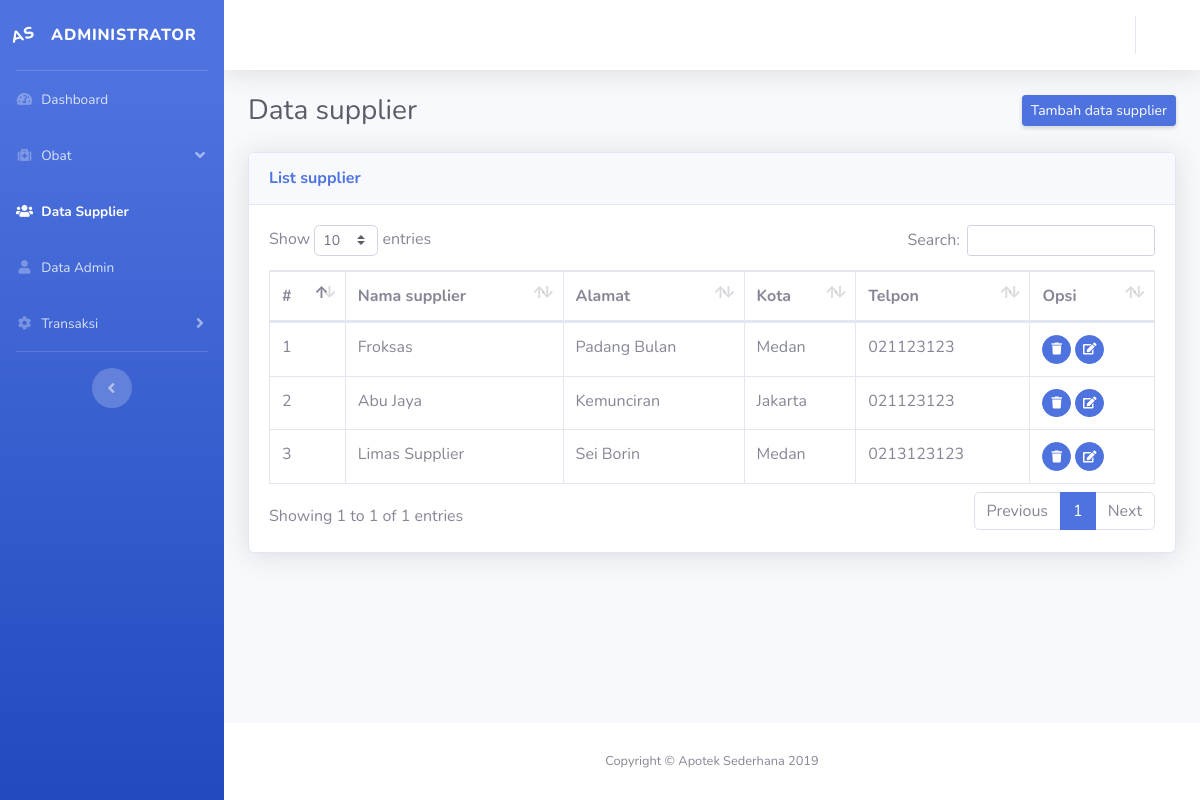
Page /index.php/supplier on the committed database.
### tables this page shows
CREATE TABLE `supplier` (
  `id` int(11) NOT NULL,
  `nama` varchar(100) NOT NULL,
  `alamat` text NOT NULL,
  `kota` varchar(100) NOT NULL,
  `telp` varchar(13) NOT NULL
);

### application/controllers/Supplier.php (called while the page is built, shortened)
<?php
class Supplier extends CI_Controller {
    public function __construct()
    {
        $this->load->model('Supplier_model');
    }
    public function index()
	{
        $this->form_validation->set_rules('nama', 'Nama Supplier', 'required|trim');
        $this->form_validation->set_rules('alamat', 'Alamat', 'required|trim');
        $this->form_validation->set_rules('kota', 'Kota', 'required|trim');
        $this->form_validation->set_rules('telp', 'Telp', 'required|trim');
        if ($this->form_validation->run() == FALSE)
        {
            $data['title'] = 'Data supplier';
            $data['supplier'] = $this->Supplier_model->get_all();
            $data['main_view'] = 'supplier/index';
            $this->load->view('template', $data);
        }
    }
}

### index.php (called while the page is built, shortened)
<?php
require_once BASEPATH.'core/CodeIgniter.php';

### application/models/Supplier_model.php (called while the page is built, shortened)
<?php
class Supplier_model extends CI_Model
{
    public function get_all()
    {
        $result = $this->db->get('supplier');
        return $result;
    }
}

### application/views/supplier/index.php (the view, shortened to what this page needs)
<div class="container-fluid">
	<div class="d-sm-flex align-items-center justify-content-between mb-4">
		<h1 class="h3 mb-0 text-gray-800">Data supplier</h1>
		<a href="#" data-toggle="modal" data-target="#tambahModal"
			class="btn btn-sm btn-primary shadow-sm">Tambah data supplier</a>
    </div>
    <div class="row">
	<div class="col-lg-12">
		<div class="card shadow mb-4">
			<div class="card-header py-3">
				<h6 class="m-0 font-weight-bold text-primary">List supplier</h6>
			</div>
			<div class="card-body">
				<table class="table table-bordered" id="dataTable">
					<thead>
						<tr>
							<th>#</th>
							<th>Nama supplier</th>
							<th>Alamat</th>
							<th>Kota</th>
							<th>Telpon</th>
							<th>Opsi</th>
						</tr>
					</thead>
					<?php $no = 1; ?>
					<?php foreach($supplier->result() as $o) : ?>
					<tbody>
						<tr>
							<td><?php echo $no++; ?></td>
							<td><?php echo $o->nama; ?></td>
							<td><?php echo $o->alamat; ?></td>
							<td><?php echo $o->kota; ?></td>
							<td><?php echo $o->telp; ?></td>
							<td>
								<a href="<?php echo site_url('supplier/hapus/') . $o->id; ?>" class="btn btn-primary btn-circle btn-sm"><i class="fa fa-trash"></i></a>
								<a href="" data-id="<?php echo $o->id; ?>" class="btn btn-primary btn-circle btn-sm btn-ubah-sup"><i class="fa fa-edit"></i></a>
							</td>
						</tr>
					</tbody>
					<?php endforeach ?>
				</table>
			</div>
		</div>
    </div>
    </div>
</div>

### rows in the picture
supplier: nama "Froksas", alamat "Padang Bulan", kota "Medan", telp "021123123"
supplier: nama "Abu Jaya", alamat "Kemunciran", kota "Jakarta", telp "021123123"
supplier: nama "Limas Supplier", alamat "Sei Borin", kota "Medan", telp "0213123123"
